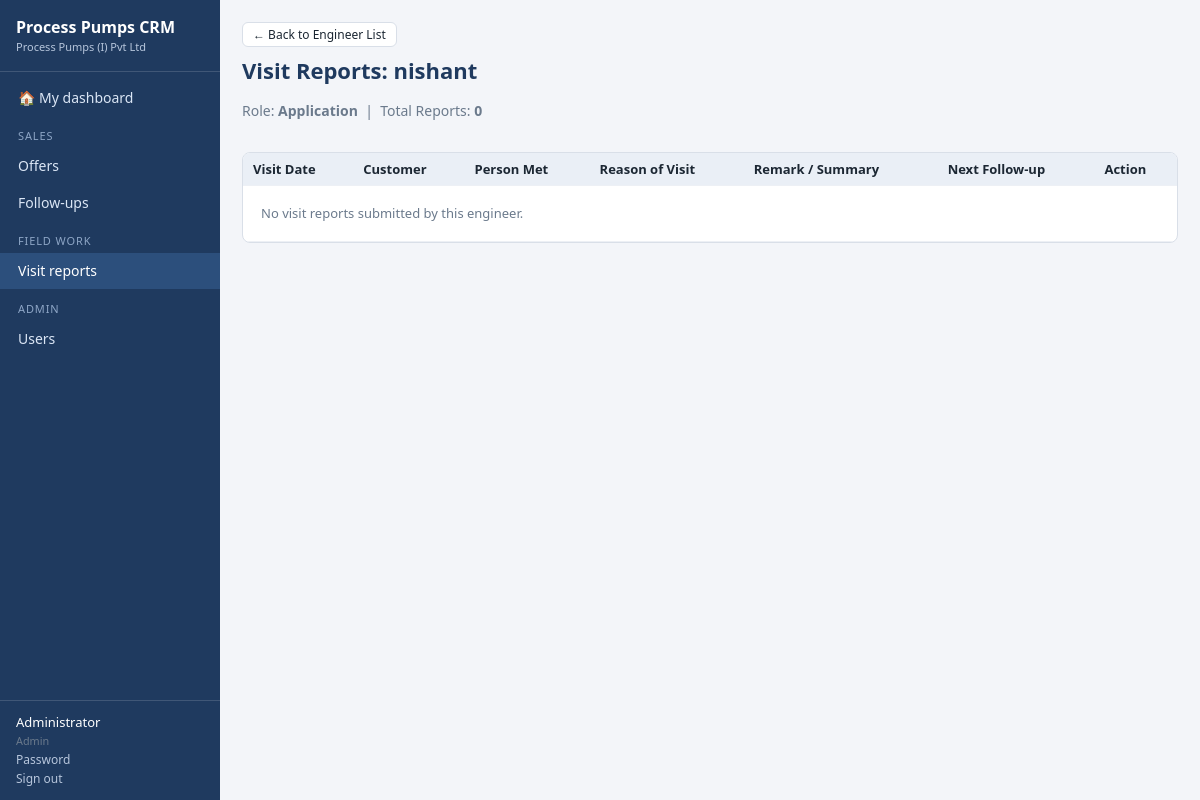
/visits/?engineer_id=2 (signed in), run on an earlier commit of the app's database.
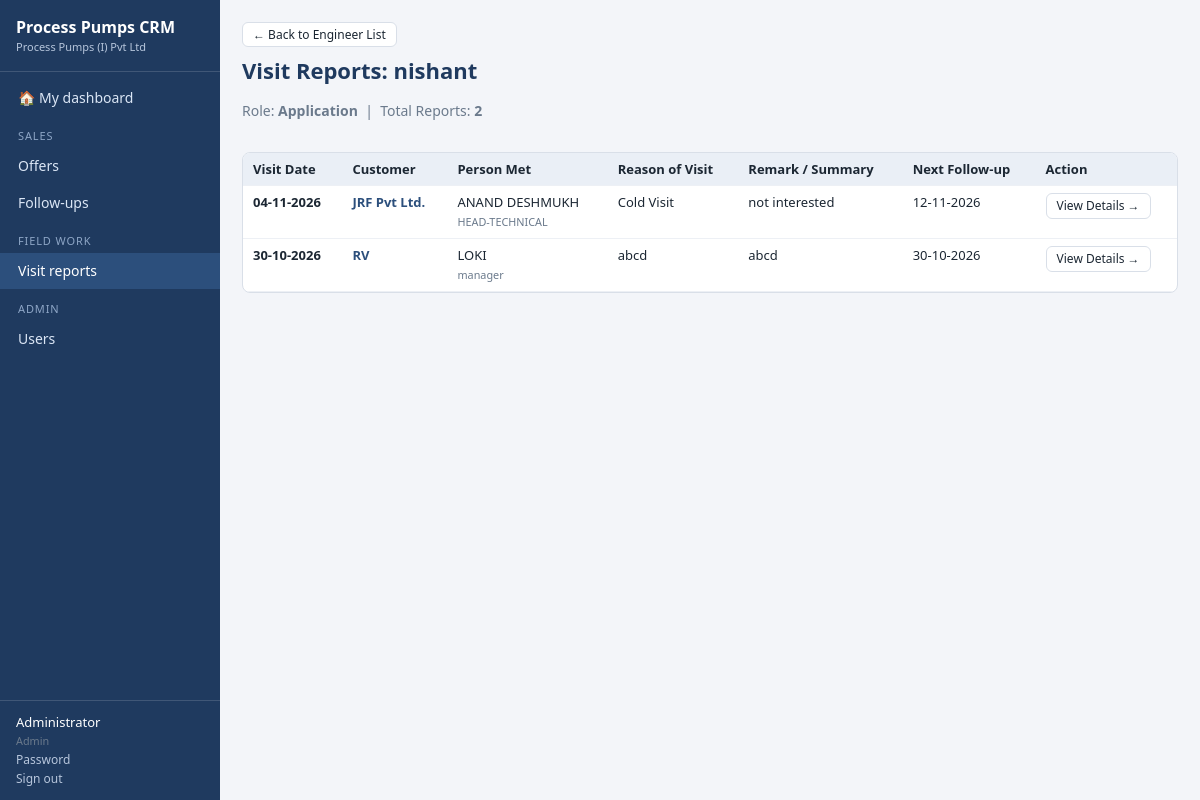
And on a later commit of the database.
### tables this page shows
CREATE TABLE "visits" (id INTEGER PRIMARY KEY AUTOINCREMENT, "visit_date" TEXT, "engineer_id" INTEGER, "customer_name" TEXT, "address" TEXT, "person_name" TEXT, "designation" TEXT, "mobile" TEXT, "email" TEXT, "reason" TEXT, "remark" TEXT, "next_followup_date" TEXT, "followup_mode" TEXT, "review_status" TEXT, "created_at" TEXT, "created_by" INTEGER, "updated_at" TEXT, "updated_by" INTEGER);

### app/core/crud.py (the view, shortened to what this page needs)
    @bp.route("/")
    def index():
        need("view")
        if getattr(module, "index_handler", None):
            return module.index_handler(request, g.user)

### app/core/auth.py (called while the page is built)
def csrf_token():
    if "_csrf" not in session:
        session["_csrf"] = secrets.token_hex(16)
    return session["_csrf"]

@bp.before_app_request
def load_user_and_guard():
    g.user = None
    uid = session.get("uid")
    if uid:
        u = db.q1("SELECT * FROM users WHERE id=? AND active=1", (uid,))
        if u:
            u.pop("password_hash", None)
            g.user = u
    if request.method == "POST":
        sent = request.form.get("_csrf") or request.headers.get("X-CSRF-Token")
        if not sent or sent != session.get("_csrf"):
            abort(400, "Security token missing or expired - please reload the page and try again.")
    if request.endpoint and request.endpoint not in PUBLIC_ENDPOINTS and g.user is None:
        return redirect(url_for("auth.login", next=request.full_path if request.method == "GET" else None))

### app/core/db.py (called while the page is built)
def connect(path):
    conn = sqlite3.connect(path, timeout=30)
    conn.row_factory = sqlite3.Row
    conn.execute("PRAGMA journal_mode=WAL")
    conn.execute("PRAGMA foreign_keys=OFF")
    return conn

def get_db():
    if "db" not in g:
        g.db = connect(current_app.config["DATABASE"])
    return g.db

### app/modules/visits/templates/visits/engineer_reports.html (shortened to what this page needs)
{% extends 'base.html' %}
{% block content %}
<div style="margin-bottom: 1rem;">
  <a class="btn small" href="{{ url_for('visits.index') }}" style="margin-bottom: 0.5rem; display: inline-block;">
    &larr; Back to Engineer List
  </a>
  <div style="display: flex; justify-content: space-between; align-items: center;">
    <div>
      <h1>Visit Reports: {{ engineer.full_name }}</h1>
      <p class="muted">
        Role: <strong>{{ ROLE_LABELS.get(engineer.role, engineer.role|title) }}</strong> &nbsp;|&nbsp;
        Total Reports: <strong>{{ reports|length }}</strong>
      </p>
    </div>
  </div>
</div>
<div class="table-wrap">
  <table class="grid">
    <thead>
      <tr>
        <th>Visit Date</th>
        <th>Customer</th>
        <th>Person Met</th>
        <th>Reason of Visit</th>
        <th>Remark / Summary</th>
        <th>Next Follow-up</th>
        <th>Action</th>
      </tr>
    </thead>
    <tbody>
      {% for r in reports %}
      <tr>
        <td><strong>{{ r.visit_date|date }}</strong></td>
        <td>
          <a href="{{ url_for('visits.view', id=r.id) }}" style="font-weight: 600;">
            {{ r.customer_name }}
          </a>
        </td>
        <td>
          {{ r.person_name }}
          {% if r.designation %}<br><small class="muted">{{ r.designation }}</small>{% endif %}
        </td>
        <td>{{ r.reason }}</td>
        <td><span class="clip" title="{{ r.remark }}">{{ r.remark }}</span></td>
        <td>{{ r.next_followup_date|date if r.next_followup_date else '—' }}</td>
        <td>
          <a class="btn small" href="{{ url_for('visits.view', id=r.id) }}">
            View Details &rarr;
          </a>
        </td>
      </tr>
      {% else %}
      <tr>
        <td colspan="7" class="empty">No visit reports submitted by this engineer.</td>
      </tr>
      {% endfor %}
    </tbody>
  </table>
</div>
{% endblock %}

### app/templates/base.html (shortened to what this page needs)
<!doctype html>
<html lang="en"><head>
<link rel="stylesheet" href="{{ url_for('static', filename='css/app.css') }}">
</head><body>
{% if g.user %}
<aside class="side">
  <div class="brand">{{ app_title }}<small>{{ company }}</small></div>
  <nav>
    <a href="{{ url_for('dashboard.home') }}" class="{{ 'on' if request.endpoint == 'dashboard.home' }}">&#127968; My dashboard</a>
    {% for group, items in nav_groups %}
      <div class="grp">{{ group }}</div>
      {% for i in items %}<a href="{{ i.url }}" class="{{ 'on' if request.path.startswith(i.url) and i.url != '/' }}">{{ i.label }}</a>{% endfor %}
    {% endfor %}
  </nav>
  <div class="me">
    <div>{{ g.user.full_name }}<br><small>{{ ROLE_LABELS.get(g.user.role, g.user.role) }}</small></div>
    <a href="{{ url_for('auth.profile') }}">Password</a>
    <form method="post" action="{{ url_for('auth.logout') }}"><input type="hidden" name="_csrf" value="{{ csrf_token() }}"><button class="link">Sign out</button></form>
  </div>
</aside>
{% endif %}
<main class="{{ 'with-side' if g.user }}">
  {% block content %}{% endblock %}
</main>
</body></html>

What changed in the data, as far as the page shows it:
added visits: visit_date "04-11-2026", customer_name "JRF Pvt Ltd.", person_name "ANAND DESHMUKH", designation "HEAD-TECHNICAL", reason "Cold Visit", remark "not interested", next_followup_date "12-11-2026"
added visits: visit_date "30-10-2026", customer_name "RV", person_name "LOKI", designation "manager", reason "abcd", remark "abcd", next_followup_date "30-10-2026"
Also different on the page:
{{ reports|length }}: "0" → "2"
text no longer shown: "No visit reports submitted by this engineer."
